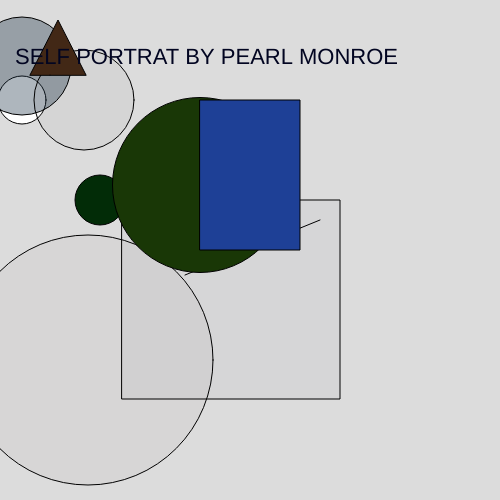
Frame 1 (no input)
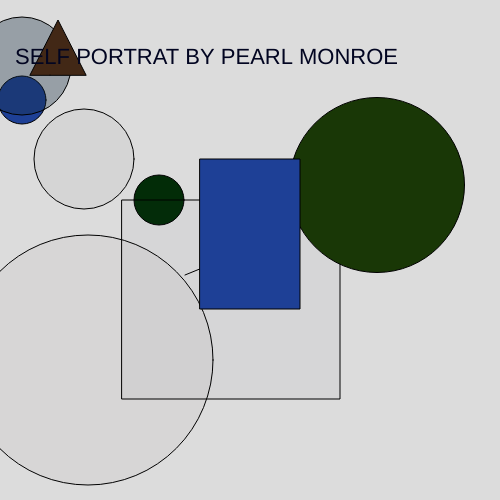
Frame 60 (no input)
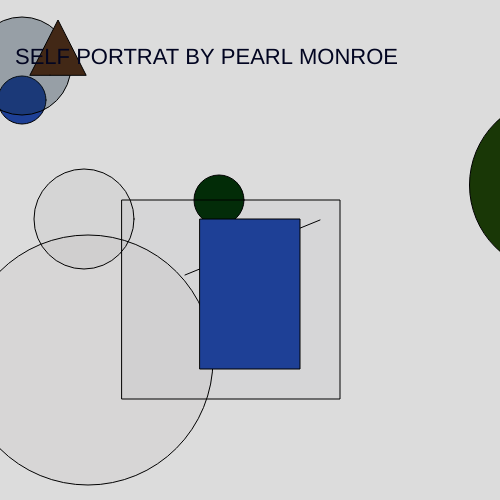
Frame 120 (the mouse pressed at the canvas centre since frame 60)

The p5.js sketch that drew these frames (run headless with seeded random() and noise() and a simulated clock; from frame 60 on, the mouse is pressed at the canvas centre):

// p5.js sketch
// ── sketch.js

var torsoX = 84;
var torsoY = 100;
var torsoDirection = 1;

var bodyX = 200;
var bodyY = 185;
var bodyDirection = 3;

var size = 52;
var count = 3;
var sizeDirection = 2;

var x = 100;
var y = 200;
var diameter = 50;

function setup() {
createCanvas(500,500);
}

 function draw() {

background(220);
circle(22,100,48);

//head/;
fill(22,44,66,88,4);
circle(22,66,98);
{
fill(2,44,7);
circle(x,y,diameter);
x++;
}
fill(33,55,77,8);
rect(122,200,218,199);

fill(2,4,6,8,55,4);
circle(torsoX,torsoY,100);

 fill(66,40,22);
 triangle(30, 75, 58, 20, 86, 75);

 fill(66,40,22,8);
 point(50, 75);

  line(320, 220, 185, 275);

  fill(22);
  circle(55,300);

  fill(44,3,4,7,2);
  circle(88,360,250);

//name and title/;
  textSize(22)
    fill(2,5,33);
    text("SELF PORTRAT BY PEARL MONROE", 15,64);



    // head
    fill(25, 55, 6);
    circle(bodyX,bodyY,175);
    bodyX+=bodyDirection;
    if(bodyX >= 608 || bodyX <= 182)
    {
        bodyDirection *= 1;
    }
    //abstractions/;

  // body
   fill(30, 64, 150);
   rect(200,torsoY,100,150);
   torsoY += torsoDirection;
   if(torsoY <= 0 || torsoY >= 450 )
   {
       torsoDirection *= -1;
   }
}
